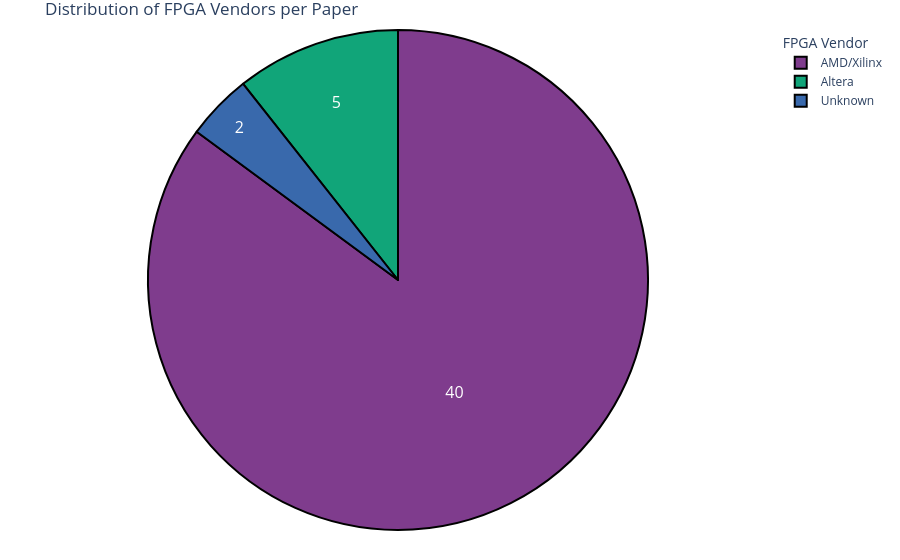

Write notebook code for a chart like this one.
### Code cell
# Replace None values with "Unknown" for better visualization
tmp_df = research_df['FPGA Vendor'].fillna("Unknown")
pie_chart(tmp_df, 'FPGA Vendor', 'Distribution of FPGA Vendors per Paper')

### Figure 1 — Plotly figure (JSON) as saved in the notebook; plotly's stock layout.template omitted (floating-point values rounded to 4 significant figures)
{"data": [{"domain": {"x": [0, 1], "y": [0, 1]}, "hole": 0, "hovertemplate": "FPGA Vendor=%{label}<extra></extra>", "labels": ["AMD/Xilinx", "AMD/Xilinx", "Unknown", "AMD/Xilinx", "AMD/Xilinx", "AMD/Xilinx", "AMD/Xilinx", "AMD/Xilinx", "AMD/Xilinx", "Unknown", "Altera", "AMD/Xilinx", "Altera", "AMD/Xilinx", "Altera", "AMD/Xilinx", "AMD/Xilinx", "AMD/Xilinx", "AMD/Xilinx", "AMD/Xilinx", "AMD/Xilinx", "AMD/Xilinx", "AMD/Xilinx", "AMD/Xilinx", "AMD/Xilinx", "AMD/Xilinx", "AMD/Xilinx", "Altera", "AMD/Xilinx", "AMD/Xilinx", "AMD/Xilinx", "AMD/Xilinx", "AMD/Xilinx", "AMD/Xilinx", "Altera", "AMD/Xilinx", "AMD/Xilinx", "AMD/Xilinx", "AMD/Xilinx", "AMD/Xilinx", "AMD/Xilinx", "AMD/Xilinx", "AMD/Xilinx", "AMD/Xilinx", "AMD/Xilinx", "AMD/Xilinx", "AMD/Xilinx"], "legendgroup": "", "marker": {"line": {"color": "#000000", "width": 2}}, "name": "", "showlegend": true, "textfont": {"size": 16}, "textinfo": "value", "type": "pie"}], "layout": {"legend": {"title": {"text": "FPGA Vendor"}, "tracegroupgap": 0}, "margin": {"b": 30, "l": 30, "r": 30, "t": 30}, "piecolorway": ["rgb(127, 60, 141)", "rgb(17, 165, 121)", "rgb(57, 105, 172)", "rgb(242, 183, 1)", "rgb(231, 63, 116)", "rgb(128, 186, 90)", "rgb(230, 131, 16)", "rgb(0, 134, 149)", "rgb(207, 28, 144)", "rgb(249, 123, 114)", "rgb(165, 170, 153)"], "title": {"text": "Distribution of FPGA Vendors per Paper"}}}
